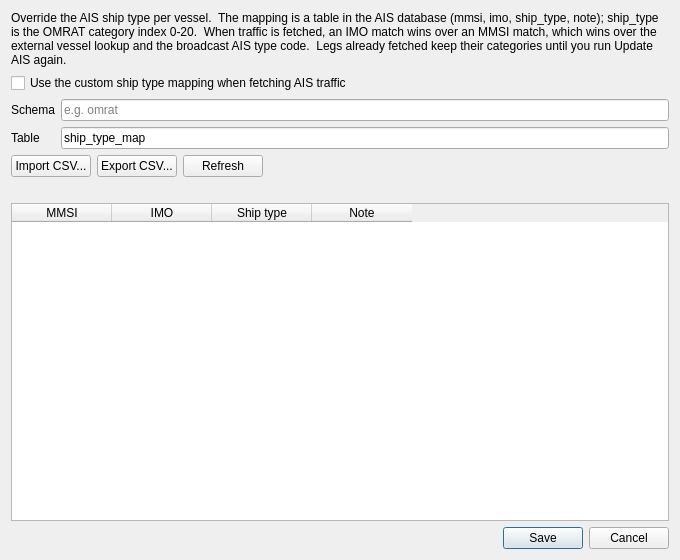
<?xml version="1.0" encoding="UTF-8"?>
<ui version="4.0">
 <class>ShipTypeMapDialog</class>
 <widget class="QDialog" name="ShipTypeMapDialog">
  <property name="geometry">
   <rect>
    <x>0</x>
    <y>0</y>
    <width>680</width>
    <height>560</height>
   </rect>
  </property>
  <property name="windowTitle">
   <string>Custom ship type mapping</string>
  </property>
  <layout class="QVBoxLayout" name="verticalLayout">
   <item>
    <widget class="QLabel" name="lblHelp">
     <property name="text">
      <string>Override the AIS ship type per vessel.  The mapping is a table in the AIS database (mmsi, imo, ship_type, note); ship_type is the OMRAT category index 0-20.  When traffic is fetched, an IMO match wins over an MMSI match, which wins over the external vessel lookup and the broadcast AIS type code.  Legs already fetched keep their categories until you run Update AIS again.</string>
     </property>
     <property name="wordWrap">
      <bool>true</bool>
     </property>
    </widget>
   </item>
   <item>
    <widget class="QCheckBox" name="cbEnabled">
     <property name="text">
      <string>Use the custom ship type mapping when fetching AIS traffic</string>
     </property>
    </widget>
   </item>
   <item>
    <layout class="QFormLayout" name="formLayout">
     <item row="0" column="0">
      <widget class="QLabel" name="lblSchema">
       <property name="text">
        <string>Schema</string>
       </property>
      </widget>
     </item>
     <item row="0" column="1">
      <widget class="QLineEdit" name="leSchema">
       <property name="toolTip">
        <string>Schema in the AIS database the mapping table lives in (created if missing when you import).</string>
       </property>
       <property name="placeholderText">
        <string>e.g. omrat</string>
       </property>
      </widget>
     </item>
     <item row="1" column="0">
      <widget class="QLabel" name="lblTable">
       <property name="text">
        <string>Table</string>
       </property>
      </widget>
     </item>
     <item row="1" column="1">
      <widget class="QLineEdit" name="leTable">
       <property name="text">
        <string>ship_type_map</string>
       </property>
      </widget>
     </item>
    </layout>
   </item>
   <item>
    <layout class="QHBoxLayout" name="buttonRow">
     <item>
      <widget class="QPushButton" name="pbImport">
       <property name="toolTip">
        <string>Load a CSV with an mmsi and/or imo column plus a ship_type column (index 0-20, AIS type code 30-89 or a name such as Tanker, Cargo, Passenger) and an optional note column.  The table is created when missing and its rows are replaced.</string>
       </property>
       <property name="text">
        <string>Import CSV...</string>
       </property>
      </widget>
     </item>
     <item>
      <widget class="QPushButton" name="pbExport">
       <property name="toolTip">
        <string>Write the current table to a CSV you can edit and import again.</string>
       </property>
       <property name="text">
        <string>Export CSV...</string>
       </property>
      </widget>
     </item>
     <item>
      <widget class="QPushButton" name="pbRefresh">
       <property name="text">
        <string>Refresh</string>
       </property>
      </widget>
     </item>
     <item>
      <spacer name="horizontalSpacer">
       <property name="orientation">
        <enum>Qt::Horizontal</enum>
       </property>
       <property name="sizeHint" stdset="0">
        <size>
         <width>40</width>
         <height>20</height>
        </size>
       </property>
      </spacer>
     </item>
    </layout>
   </item>
   <item>
    <widget class="QLabel" name="lblStatus">
     <property name="text">
      <string/>
     </property>
     <property name="wordWrap">
      <bool>true</bool>
     </property>
    </widget>
   </item>
   <item>
    <widget class="QTableWidget" name="twPreview">
     <property name="editTriggers">
      <set>QAbstractItemView::NoEditTriggers</set>
     </property>
     <property name="alternatingRowColors">
      <bool>true</bool>
     </property>
     <property name="selectionBehavior">
      <enum>QAbstractItemView::SelectRows</enum>
     </property>
     <attribute name="verticalHeaderVisible">
      <bool>false</bool>
     </attribute>
     <column>
      <property name="text">
       <string>MMSI</string>
      </property>
     </column>
     <column>
      <property name="text">
       <string>IMO</string>
      </property>
     </column>
     <column>
      <property name="text">
       <string>Ship type</string>
      </property>
     </column>
     <column>
      <property name="text">
       <string>Note</string>
      </property>
     </column>
    </widget>
   </item>
   <item>
    <widget class="QDialogButtonBox" name="buttonBox">
     <property name="orientation">
      <enum>Qt::Horizontal</enum>
     </property>
     <property name="standardButtons">
      <set>QDialogButtonBox::Cancel|QDialogButtonBox::Save</set>
     </property>
    </widget>
   </item>
  </layout>
 </widget>
 <tabstops>
  <tabstop>cbEnabled</tabstop>
  <tabstop>leSchema</tabstop>
  <tabstop>leTable</tabstop>
  <tabstop>pbImport</tabstop>
  <tabstop>pbExport</tabstop>
  <tabstop>pbRefresh</tabstop>
  <tabstop>twPreview</tabstop>
 </tabstops>
 <resources/>
 <connections>
  <connection>
   <sender>buttonBox</sender>
   <signal>accepted()</signal>
   <receiver>ShipTypeMapDialog</receiver>
   <slot>accept()</slot>
   <hints>
    <hint type="sourcelabel">
     <x>340</x>
     <y>540</y>
    </hint>
    <hint type="destinationlabel">
     <x>340</x>
     <y>280</y>
    </hint>
   </hints>
  </connection>
  <connection>
   <sender>buttonBox</sender>
   <signal>rejected()</signal>
   <receiver>ShipTypeMapDialog</receiver>
   <slot>reject()</slot>
   <hints>
    <hint type="sourcelabel">
     <x>340</x>
     <y>540</y>
    </hint>
    <hint type="destinationlabel">
     <x>340</x>
     <y>280</y>
    </hint>
   </hints>
  </connection>
 </connections>
</ui>
